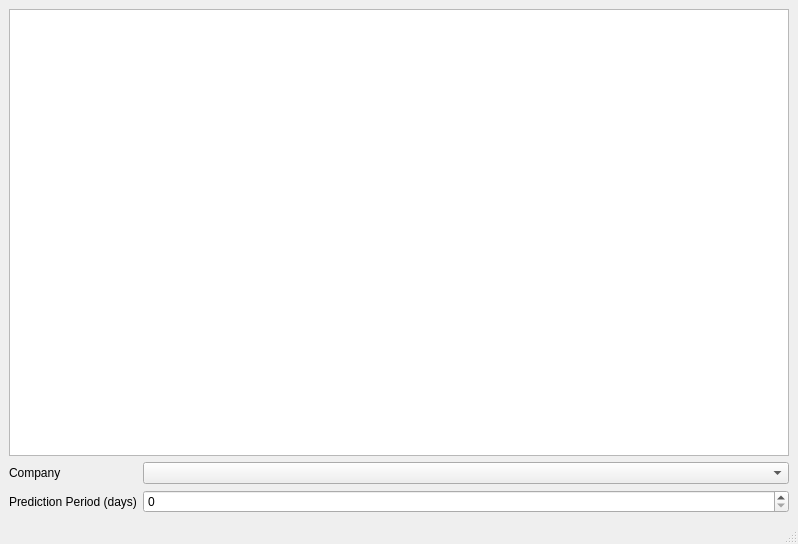
<?xml version="1.0" encoding="UTF-8"?>
<ui version="4.0">
 <class>MainWindow</class>
 <widget class="QMainWindow" name="MainWindow">
  <property name="geometry">
   <rect>
    <x>0</x>
    <y>0</y>
    <width>798</width>
    <height>544</height>
   </rect>
  </property>
  <property name="windowTitle">
   <string>MainWindow</string>
  </property>
  <widget class="QWidget" name="centralwidget">
   <layout class="QVBoxLayout" name="verticalLayout">
    <item>
     <layout class="QGridLayout" name="gridLayout">
      <item row="0" column="0" colspan="2">
       <widget class="QGraphicsView" name="graphicsView">
        <property name="sizePolicy">
         <sizepolicy hsizetype="Expanding" vsizetype="Expanding">
          <horstretch>0</horstretch>
          <verstretch>50</verstretch>
         </sizepolicy>
        </property>
       </widget>
      </item>
      <item row="1" column="0" colspan="2">
       <layout class="QFormLayout" name="formLayout">
        <item row="0" column="0">
         <widget class="QLabel" name="lbl_company">
          <property name="text">
           <string>Company</string>
          </property>
         </widget>
        </item>
        <item row="0" column="1">
         <widget class="QComboBox" name="cbo_company"/>
        </item>
        <item row="1" column="0">
         <widget class="QLabel" name="lbl_look_ahead">
          <property name="text">
           <string>Prediction Period (days)</string>
          </property>
         </widget>
        </item>
        <item row="1" column="1">
         <widget class="QSpinBox" name="spinBox"/>
        </item>
       </layout>
      </item>
     </layout>
    </item>
   </layout>
  </widget>
  <widget class="QMenuBar" name="menubar">
   <property name="geometry">
    <rect>
     <x>0</x>
     <y>0</y>
     <width>798</width>
     <height>21</height>
    </rect>
   </property>
  </widget>
  <widget class="QStatusBar" name="statusbar"/>
 </widget>
 <resources/>
 <connections/>
</ui>
